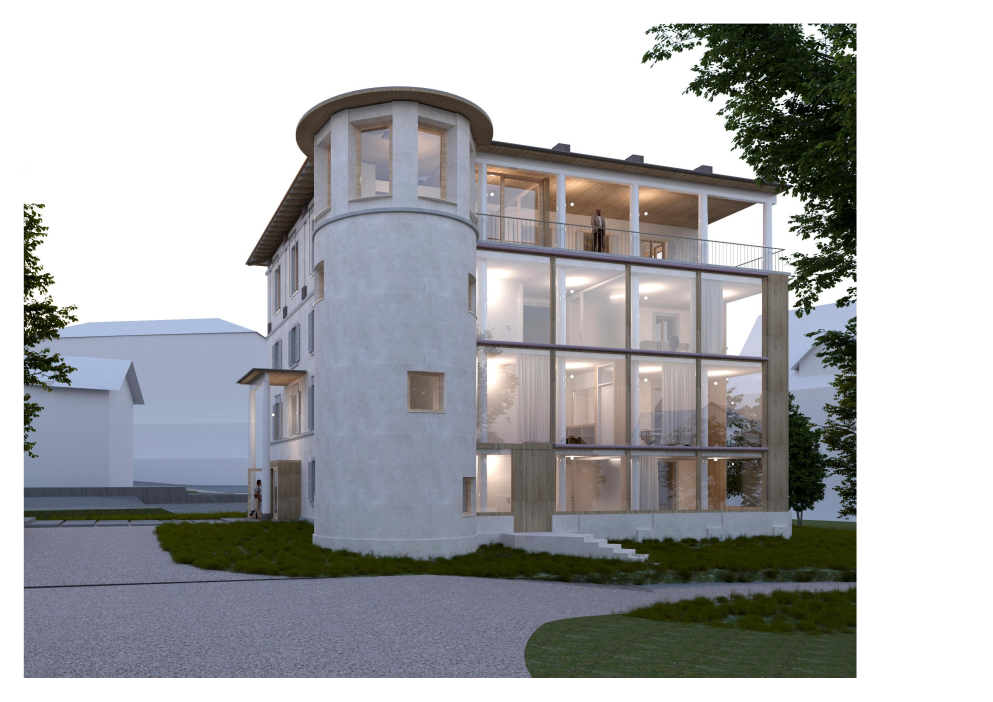
#> input picture before_preprocessing.jpg, 4961 x 3508 px (shown at 1/5 size)
$ python -i image_preprocessing.py   (imports and definitions only)
#> lines starting #> are read from the running program, lines starting #| are printed output that depends on the picture
import cv2
import numpy as np
from PIL import Image
import io

def preprocess_image(image_bytes):
    """
    Memory-effiziente Bildverbesserung für die Objekterkennung.

    Args:
        image_bytes: Bilddaten als Bytes

    Returns:
        processed_image: Vorverarbeitetes Bild als PIL-Image
    """
    # Bytes in OpenCV-Format umwandeln
    nparr = np.frombuffer(image_bytes, np.uint8)
    img = cv2.imdecode(nparr, cv2.IMREAD_COLOR)

    # Graustufen-Konvertierung für Bauplan-Analyse (ohne Resize hier)
    gray = cv2.cvtColor(img, cv2.COLOR_BGR2GRAY)
    del img  # Sofortiges Löschen um RAM zu sparen

    # Vereinfachte Verarbeitung um RAM zu sparen
    # Rauschunterdrückung mit kleinerem Kernel
    denoised = cv2.GaussianBlur(gray, (3, 3), 0)
    del gray

    # Leichtere Kontrastverbesserung
    clahe = cv2.createCLAHE(clipLimit=1.5, tileGridSize=(4, 4))
    enhanced = clahe.apply(denoised)
    del denoised

    # Zurück zu RGB für das neuronale Netz
    enhanced_rgb = cv2.cvtColor(enhanced, cv2.COLOR_GRAY2RGB)
    del enhanced

    # OpenCV zu PIL-Image für Kompatibilität mit torch transformations
    pil_image = Image.fromarray(enhanced_rgb)
    del enhanced_rgb

    return pil_image

>>> import cv2
>>> picture = cv2.imread('before_preprocessing.jpg', cv2.IMREAD_GRAYSCALE)
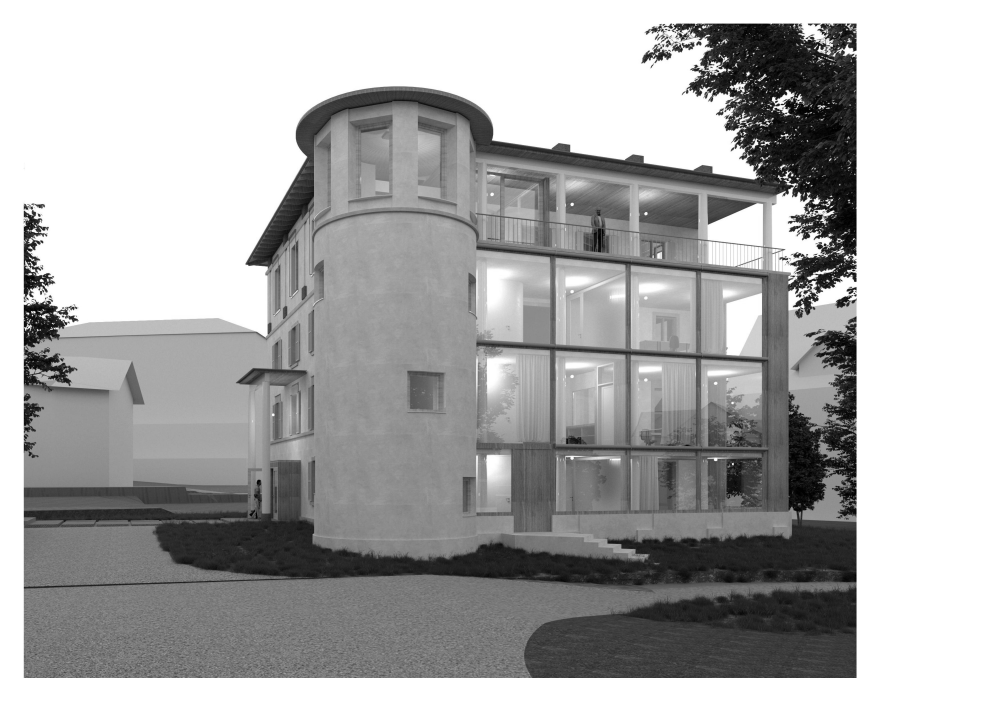
#> picture: shape (3508, 4961) (shown at 1/5 size); min 0, max 255, mean 171
#> (the run stopped early here; a loop or call above may not have finished)
